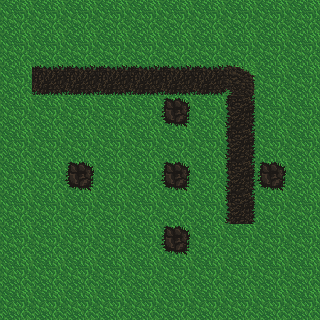

Below is a game level as drawn by its tile map, then a one-line description and the .tmx file that defines it, in full:
An orthogonal 10x10 tile map with 32x32 px tiles, 3 tile layers (grass_layer, path, layer1).

<map version="1.0" orientation="orthogonal" renderorder="right-down" width="10" height="10" tilewidth="32" tileheight="32" nextobjectid="1">
 <tileset firstgid="1" name="32x32GrassAndDirtPath" tilewidth="32" tileheight="32" tilecount="8" columns="2">
  <image source="32x32GrassAndDirtPath.png" width="64" height="128" />
 </tileset>
 <layer name="grass_layer" width="10" height="10">
  <data encoding="csv">
1,1,1,1,1,1,1,1,1,1,
1,1,1,1,1,1,1,1,1,1,
1,1,1,1,1,1,1,1,1,1,
1,1,1,1,1,1,1,1,1,1,
1,1,1,1,1,1,1,1,1,1,
1,1,1,1,1,1,1,1,1,1,
1,1,1,1,1,1,1,1,1,1,
1,1,1,1,1,1,1,1,1,1,
1,1,1,1,1,1,1,1,1,1,
1,1,1,1,1,1,1,1,1,1
</data>
 </layer>
 <layer name="path" width="10" height="10">
  <data encoding="csv">
0,0,0,0,0,0,0,0,0,0,
0,0,0,0,0,0,0,0,0,0,
0,7,7,7,7,7,7,3,0,0,
0,0,0,0,0,0,0,2,0,0,
0,0,0,0,0,0,0,2,0,0,
0,0,0,0,0,0,0,2,0,0,
0,0,0,0,0,0,0,2,0,0,
0,0,0,0,0,0,0,0,0,0,
0,0,0,0,0,0,0,0,0,0,
0,0,0,0,0,0,0,0,0,0
</data>
 </layer>
 <layer name="layer1" width="10" height="10">
  <data encoding="csv">
0,0,0,0,0,0,0,0,0,0,
0,0,0,0,0,0,0,0,0,0,
0,0,0,0,0,0,0,0,0,0,
0,0,0,0,0,8,0,0,0,0,
0,0,0,0,0,0,0,0,0,0,
0,0,8,0,0,8,0,0,8,0,
0,0,0,0,0,0,0,0,0,0,
0,0,0,0,0,8,0,0,0,0,
0,0,0,0,0,0,0,0,0,0,
0,0,0,0,0,0,0,0,0,0
</data>
 </layer>
</map>
